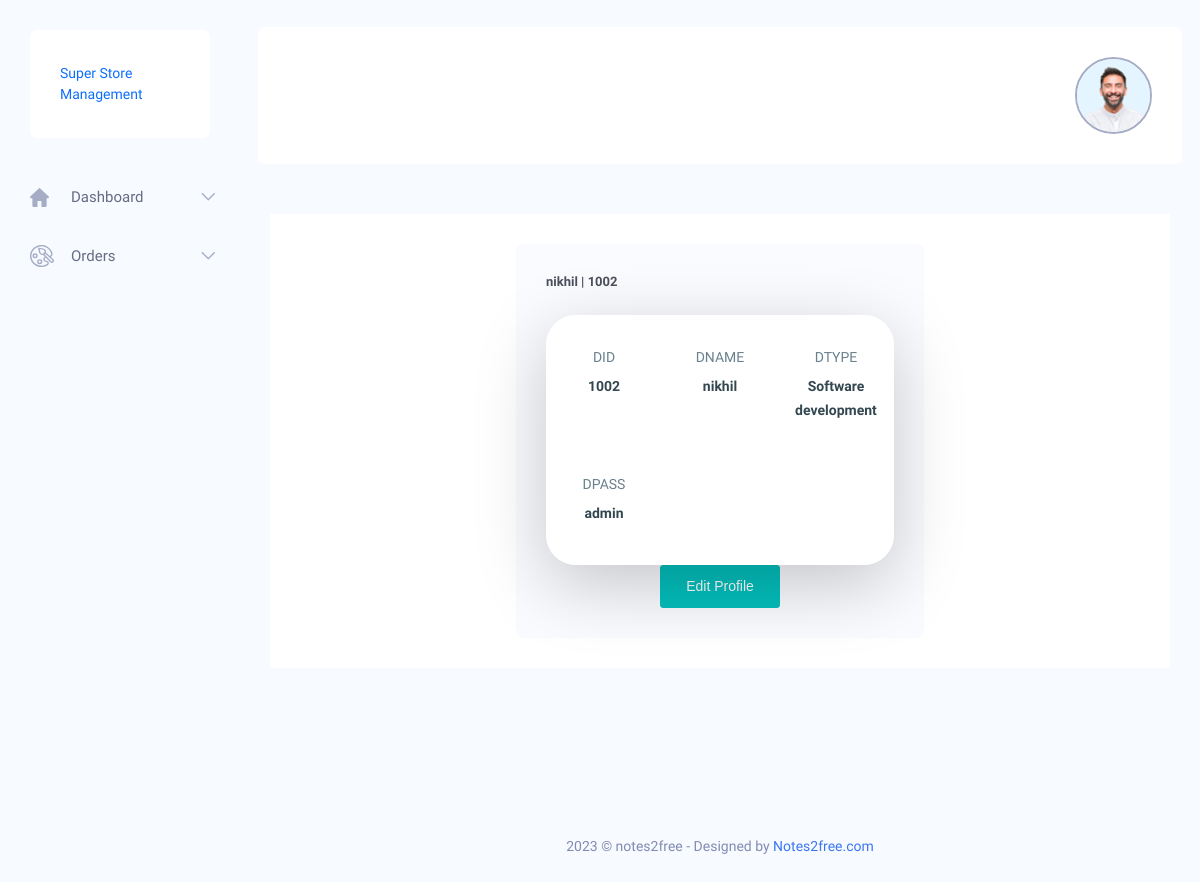
The app's page /DistributorAdmin/Profile.php (signed in) with its own data.
### tables this page shows
CREATE TABLE `dstbr` (
  `DID` int(11) NOT NULL,
  `DNAME` varchar(20) NOT NULL,
  `DPASS` varchar(20) NOT NULL DEFAULT 'admin',
  `DTYPE` varchar(20) NOT NULL,
  `DLOC` varchar(30) NOT NULL
);

### DistributorAdmin/session.php (called while the page is built, shortened)
<?php
$conn = mysqli_connect("localhost", "root", "", "superstore");
$user_check = $_SESSION['login_dist_user'];
$query = "SELECT DNAME from dstbr where DID = '$user_check'";
$ses_sql = mysqli_query($conn, $query);
$row = mysqli_fetch_assoc($ses_sql);
$login_session = $row['DNAME'];
$CustID = $user_check;
?>

### DistributorAdmin/Profile.php (the view, shortened to what this page needs)
<?php
include('session.php');
$query = "SELECT * FROM dstbr WHERE DID=?";
$stmt = mysqli_prepare($conn, $query);
if ($stmt) {
    mysqli_stmt_bind_param($stmt, "s", $_SESSION['login_dist_user']);
    mysqli_stmt_execute($stmt);
    $result = mysqli_stmt_get_result($stmt);
    if ($result) {
        $row = mysqli_fetch_assoc($result);
        $storeData = [
            'DID' => $row['DID'],
            'DNAME' => $row['DNAME'],
            'DTYPE' => $row['DTYPE'],
            'DPASS' => $row['DPASS'],
        ];
    } else {
        echo "Error executing query: " . mysqli_error($conn);
    }
} else {
    echo "Error preparing statement: " . mysqli_error($conn);
}
?>
<!DOCTYPE html>
<html lang="zxx">
<head>
    <?php include("./includes/cssheader.php") ?>
</head>
<body class="crm_body_bg">
    <?php include("./includes/sidenavbar.php") ?>
    <section class="main_content dashboard_part">
        <?php include("./includes/topnavbar.php") ?>
        <div class="main_content_iner ">
            <div class="container-fluid plr_30 body_white_bg pt_30">
                <div class="row justify-content-center">
                    <div class="col-md-6">
                        <div class="white_box mb_30">
                            <div class="box_header ">
                                <div class="main-title">
                                    <h3 class="mb-0">
                                        <?php echo $login_session; ?> |
                                        <?php echo $CustID; ?>
                                    </h3>
                                </div>
                            </div>
                            <div class="pCard_card" style="height: 250px">
                                <div class="pCard_down" style="height: 270px">
                                    <?php foreach ($storeData as $key => $value): ?>
                                        <div>
                                            <p>
                                                <?php echo $key; ?>
                                            </p>
                                            <p>
                                                <?php echo $value; ?>
                                            </p>
                                        </div>
                                    <?php endforeach; ?>
                                </div>
                            </div>
                            <div style="display:flex;justify-content:center">
                                <a href="editprofile.php" class="msg-btn" style="background: #03bfbc;
                                    border: 1px solid #03bfbc;
                                    color:#fff;
                                    padding: 10px 25px;
                                    border-radius: 3px;
                                    font-family: Montserrat,sans-serif;
                                    cursor: pointer;">Edit Profile</a>
                            </div>
                        </div>
                    </div>
                </div>
            </div>
            <div class=" footer_part">
                <?php include("./includes/footercopywrite.php") ?>
            </div>
        </div>
    </section>
</body>
</html>

### records on screen
dstbr: DNAME "nikhil", DID "1002", DTYPE "Software development", DPASS "admin"

### other values on screen
$CustID "1002"
$key "DID"
$key "DNAME"
$key "DTYPE"
$key "DPASS"
